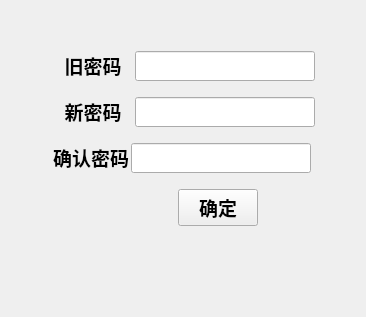
                <widget class="QWidget" name="page_11">
                 <layout class="QGridLayout" name="gridLayout_11">
                  <item row="1" column="0">
                   <spacer name="horizontalSpacer_25">
                    <property name="orientation">
                     <enum>Qt::Horizontal</enum>
                    </property>
                    <property name="sizeHint" stdset="0">
                     <size>
                      <width>40</width>
                      <height>20</height>
                     </size>
                    </property>
                   </spacer>
                  </item>
                  <item row="1" column="1">
                   <layout class="QVBoxLayout" name="verticalLayout_7">
                    <item>
                     <layout class="QHBoxLayout" name="horizontalLayout_17">
                      <property name="spacing">
                       <number>0</number>
                      </property>
                      <item>
                       <widget class="QLabel" name="label_23">
                        <property name="sizePolicy">
                         <sizepolicy hsizetype="Fixed" vsizetype="Preferred">
                          <horstretch>0</horstretch>
                          <verstretch>0</verstretch>
                         </sizepolicy>
                        </property>
                        <property name="minimumSize">
                         <size>
                          <width>84</width>
                          <height>0</height>
                         </size>
                        </property>
                        <property name="font">
                         <font>
                          <family>新宋体</family>
                          <pointsize>14</pointsize>
                          <weight>75</weight>
                          <bold>true</bold>
                         </font>
                        </property>
                        <property name="text">
                         <string>&lt;html&gt;&lt;head/&gt;&lt;body&gt;&lt;p align=&quot;center&quot;&gt;旧密码&lt;/p&gt;&lt;/body&gt;&lt;/html&gt;</string>
                        </property>
                       </widget>
                      </item>
                      <item>
                       <widget class="QLineEdit" name="lineEdit_16">
                        <property name="sizePolicy">
                         <sizepolicy hsizetype="Expanding" vsizetype="Fixed">
                          <horstretch>0</horstretch>
                          <verstretch>0</verstretch>
                         </sizepolicy>
                        </property>
                        <property name="minimumSize">
                         <size>
                          <width>180</width>
                          <height>30</height>
                         </size>
                        </property>
                        <property name="maximumSize">
                         <size>
                          <width>180</width>
                          <height>30</height>
                         </size>
                        </property>
                        <property name="font">
                         <font>
                          <family>新宋体</family>
                          <pointsize>11</pointsize>
                          <weight>75</weight>
                          <bold>true</bold>
                         </font>
                        </property>
                       </widget>
                      </item>
                     </layout>
                    </item>
                    <item>
                     <spacer name="horizontalSpacer_30">
                      <property name="orientation">
                       <enum>Qt::Horizontal</enum>
                      </property>
                      <property name="sizeHint" stdset="0">
                       <size>
                        <width>40</width>
                        <height>10</height>
                       </size>
                      </property>
                     </spacer>
                    </item>
                    <item>
                     <layout class="QHBoxLayout" name="horizontalLayout_18">
                      <property name="spacing">
                       <number>0</number>
                      </property>
                      <item>
                       <widget class="QLabel" name="label_24">
                        <property name="sizePolicy">
                         <sizepolicy hsizetype="Fixed" vsizetype="Preferred">
                          <horstretch>0</horstretch>
                          <verstretch>0</verstretch>
                         </sizepolicy>
                        </property>
                        <property name="minimumSize">
                         <size>
                          <width>84</width>
                          <height>0</height>
                         </size>
                        </property>
                        <property name="font">
                         <font>
                          <family>新宋体</family>
                          <pointsize>14</pointsize>
                          <weight>75</weight>
                          <bold>true</bold>
                         </font>
                        </property>
                        <property name="text">
                         <string>&lt;html&gt;&lt;head/&gt;&lt;body&gt;&lt;p align=&quot;center&quot;&gt;新密码&lt;/p&gt;&lt;/body&gt;&lt;/html&gt;</string>
                        </property>
                       </widget>
                      </item>
                      <item>
                       <widget class="QLineEdit" name="lineEdit_17">
                        <property name="sizePolicy">
                         <sizepolicy hsizetype="Expanding" vsizetype="Fixed">
                          <horstretch>0</horstretch>
                          <verstretch>0</verstretch>
                         </sizepolicy>
                        </property>
                        <property name="minimumSize">
                         <size>
                          <width>180</width>
                          <height>30</height>
                         </size>
                        </property>
                        <property name="maximumSize">
                         <size>
                          <width>180</width>
                          <height>16777215</height>
                         </size>
                        </property>
                        <property name="font">
                         <font>
                          <family>新宋体</family>
                          <pointsize>11</pointsize>
                          <weight>75</weight>
                          <bold>true</bold>
                         </font>
                        </property>
                       </widget>
                      </item>
                     </layout>
                    </item>
                    <item>
                     <spacer name="horizontalSpacer_31">
                      <property name="orientation">
                       <enum>Qt::Horizontal</enum>
                      </property>
                      <property name="sizeHint" stdset="0">
                       <size>
                        <width>40</width>
                        <height>10</height>
                       </size>
                      </property>
                     </spacer>
                    </item>
                    <item>
                     <layout class="QHBoxLayout" name="horizontalLayout_19">
                      <property name="spacing">
                       <number>0</number>
                      </property>
                      <item>
                       <widget class="QLabel" name="label_25">
                        <property name="sizePolicy">
                         <sizepolicy hsizetype="Fixed" vsizetype="Preferred">
                          <horstretch>0</horstretch>
                          <verstretch>0</verstretch>
                         </sizepolicy>
                        </property>
                        <property name="font">
                         <font>
                          <family>新宋体</family>
                          <pointsize>14</pointsize>
                          <weight>75</weight>
                          <bold>true</bold>
                         </font>
                        </property>
                        <property name="text">
                         <string>&lt;html&gt;&lt;head/&gt;&lt;body&gt;&lt;p align=&quot;center&quot;&gt;确认密码&lt;/p&gt;&lt;/body&gt;&lt;/html&gt;</string>
                        </property>
                       </widget>
                      </item>
                      <item>
                       <widget class="QLineEdit" name="lineEdit_18">
                        <property name="sizePolicy">
                         <sizepolicy hsizetype="Expanding" vsizetype="Fixed">
                          <horstretch>0</horstretch>
                          <verstretch>0</verstretch>
                         </sizepolicy>
                        </property>
                        <property name="minimumSize">
                         <size>
                          <width>180</width>
                          <height>30</height>
                         </size>
                        </property>
                        <property name="maximumSize">
                         <size>
                          <width>180</width>
                          <height>30</height>
                         </size>
                        </property>
                        <property name="font">
                         <font>
                          <family>新宋体</family>
                          <pointsize>11</pointsize>
                          <weight>75</weight>
                          <bold>true</bold>
                         </font>
                        </property>
                        <property name="layoutDirection">
                         <enum>Qt::LeftToRight</enum>
                        </property>
                       </widget>
                      </item>
                     </layout>
                    </item>
                    <item>
                     <spacer name="horizontalSpacer_32">
                      <property name="orientation">
                       <enum>Qt::Horizontal</enum>
                      </property>
                      <property name="sizeHint" stdset="0">
                       <size>
                        <width>40</width>
                        <height>10</height>
                       </size>
                      </property>
                     </spacer>
                    </item>
                    <item>
                     <layout class="QHBoxLayout" name="horizontalLayout_21">
                      <item>
                       <widget class="QLabel" name="label_13">
                        <property name="text">
                         <string/>
                        </property>
                       </widget>
                      </item>
                      <item>
                       <spacer name="horizontalSpacer_34">
                        <property name="orientation">
                         <enum>Qt::Horizontal</enum>
                        </property>
                        <property name="sizeHint" stdset="0">
                         <size>
                          <width>40</width>
                          <height>20</height>
                         </size>
                        </property>
                       </spacer>
                      </item>
                      <item>
                       <spacer name="horizontalSpacer_14">
                        <property name="orientation">
                         <enum>Qt::Horizontal</enum>
                        </property>
                        <property name="sizeHint" stdset="0">
                         <size>
                          <width>40</width>
                          <height>20</height>
                         </size>
                        </property>
                       </spacer>
                      </item>
                      <item>
                       <widget class="QPushButton" name="pushButton_8">
                        <property name="sizePolicy">
                         <sizepolicy hsizetype="Fixed" vsizetype="Fixed">
                          <horstretch>0</horstretch>
                          <verstretch>0</verstretch>
                         </sizepolicy>
                        </property>
                        <property name="minimumSize">
                         <size>
                          <width>80</width>
                          <height>30</height>
                         </size>
                        </property>
                        <property name="maximumSize">
                         <size>
                          <width>80</width>
                          <height>16777215</height>
                         </size>
                        </property>
                        <property name="font">
                         <font>
                          <family>新宋体</family>
                          <pointsize>14</pointsize>
                          <weight>75</weight>
                          <bold>true</bold>
                         </font>
                        </property>
                        <property name="layoutDirection">
                         <enum>Qt::RightToLeft</enum>
                        </property>
                        <property name="text">
                         <string>确定</string>
                        </property>
                       </widget>
                      </item>
                      <item>
                       <spacer name="horizontalSpacer_33">
                        <property name="orientation">
                         <enum>Qt::Horizontal</enum>
                        </property>
                        <property name="sizeHint" stdset="0">
                         <size>
                          <width>40</width>
                          <height>20</height>
                         </size>
                        </property>
                       </spacer>
                      </item>
                     </layout>
                    </item>
                   </layout>
                  </item>
                  <item row="0" column="1">
                   <spacer name="verticalSpacer_10">
                    <property name="orientation">
                     <enum>Qt::Vertical</enum>
                    </property>
                    <property name="sizeHint" stdset="0">
                     <size>
                      <width>20</width>
                      <height>40</height>
                     </size>
                    </property>
                   </spacer>
                  </item>
                  <item row="2" column="1">
                   <spacer name="verticalSpacer_11">
                    <property name="orientation">
                     <enum>Qt::Vertical</enum>
                    </property>
                    <property name="sizeHint" stdset="0">
                     <size>
                      <width>20</width>
                      <height>40</height>
                     </size>
                    </property>
                   </spacer>
                  </item>
                  <item row="3" column="1">
                   <spacer name="verticalSpacer_12">
                    <property name="orientation">
                     <enum>Qt::Vertical</enum>
                    </property>
                    <property name="sizeHint" stdset="0">
                     <size>
                      <width>20</width>
                      <height>40</height>
                     </size>
                    </property>
                   </spacer>
                  </item>
                  <item row="1" column="2">
                   <spacer name="horizontalSpacer_29">
                    <property name="orientation">
                     <enum>Qt::Horizontal</enum>
                    </property>
                    <property name="sizeHint" stdset="0">
                     <size>
                      <width>40</width>
                      <height>20</height>
                     </size>
                    </property>
                   </spacer>
                  </item>
                 </layout>
                </widget>
